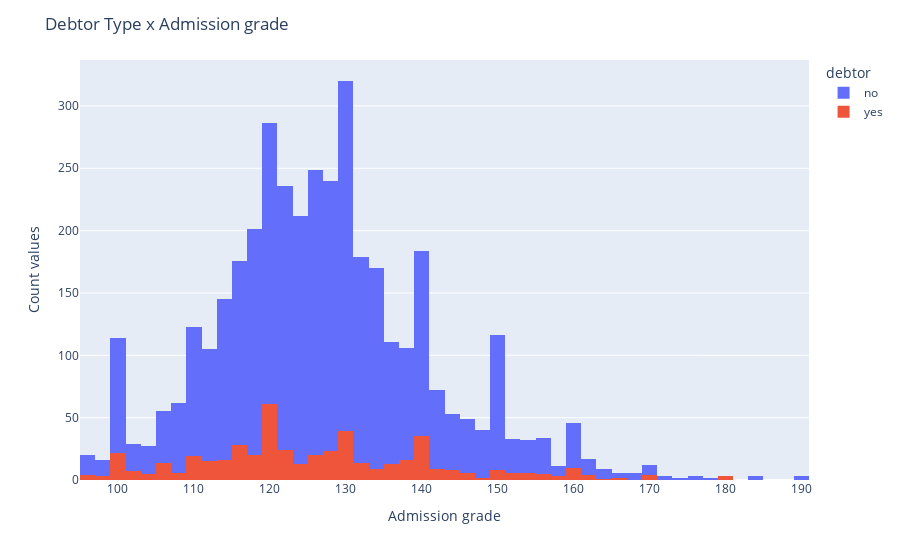

Notebook cell for this chart:
### Markdown cell above
### Analyse relation beetween features Debtor and Admission grade

### Code cell
fig = px.histogram(data_copy, x="admission_grade", color="debtor")
fig.update_layout(barmode='overlay')
fig.update_xaxes(title='Admission grade')
fig.update_yaxes(title='Count values')
fig.update_layout(
    title_text='Debtor Type x Admission grade')

fig.show()

### Figure 1 — Plotly figure (JSON) as saved in the notebook; plotly's stock layout.template omitted (floating-point values rounded to 4 significant figures; data arrays with more than 128 entries replaced by an {"elided": "..."} marker saying what was removed)
{"data": [{"alignmentgroup": "True", "bingroup": "x", "hovertemplate": "debtor=no<br>admission_grade=%{x}<br>count=%{y}<extra></extra>", "legendgroup": "no", "marker": {"color": "#636efa", "pattern": {"shape": ""}}, "name": "no", "offsetgroup": "no", "orientation": "v", "showlegend": true, "type": "histogram", "x": {"elided": "3921 float values"}, "xaxis": "x", "yaxis": "y"}, {"alignmentgroup": "True", "bingroup": "x", "hovertemplate": "debtor=yes<br>admission_grade=%{x}<br>count=%{y}<extra></extra>", "legendgroup": "yes", "marker": {"color": "#EF553B", "pattern": {"shape": ""}}, "name": "yes", "offsetgroup": "yes", "orientation": "v", "showlegend": true, "type": "histogram", "x": {"elided": "503 float values"}, "xaxis": "x", "yaxis": "y"}], "layout": {"autosize": true, "barmode": "overlay", "legend": {"title": {"text": "debtor"}, "tracegroupgap": 0}, "margin": {"t": 60}, "title": {"text": "Debtor Type x Admission grade"}, "xaxis": {"anchor": "y", "autorange": true, "domain": [0, 1], "range": [95, 191], "title": {"text": "Admission grade"}, "type": "linear"}, "yaxis": {"anchor": "x", "autorange": true, "domain": [0, 1], "range": [0, 336.8], "title": {"text": "Count values"}}}}
